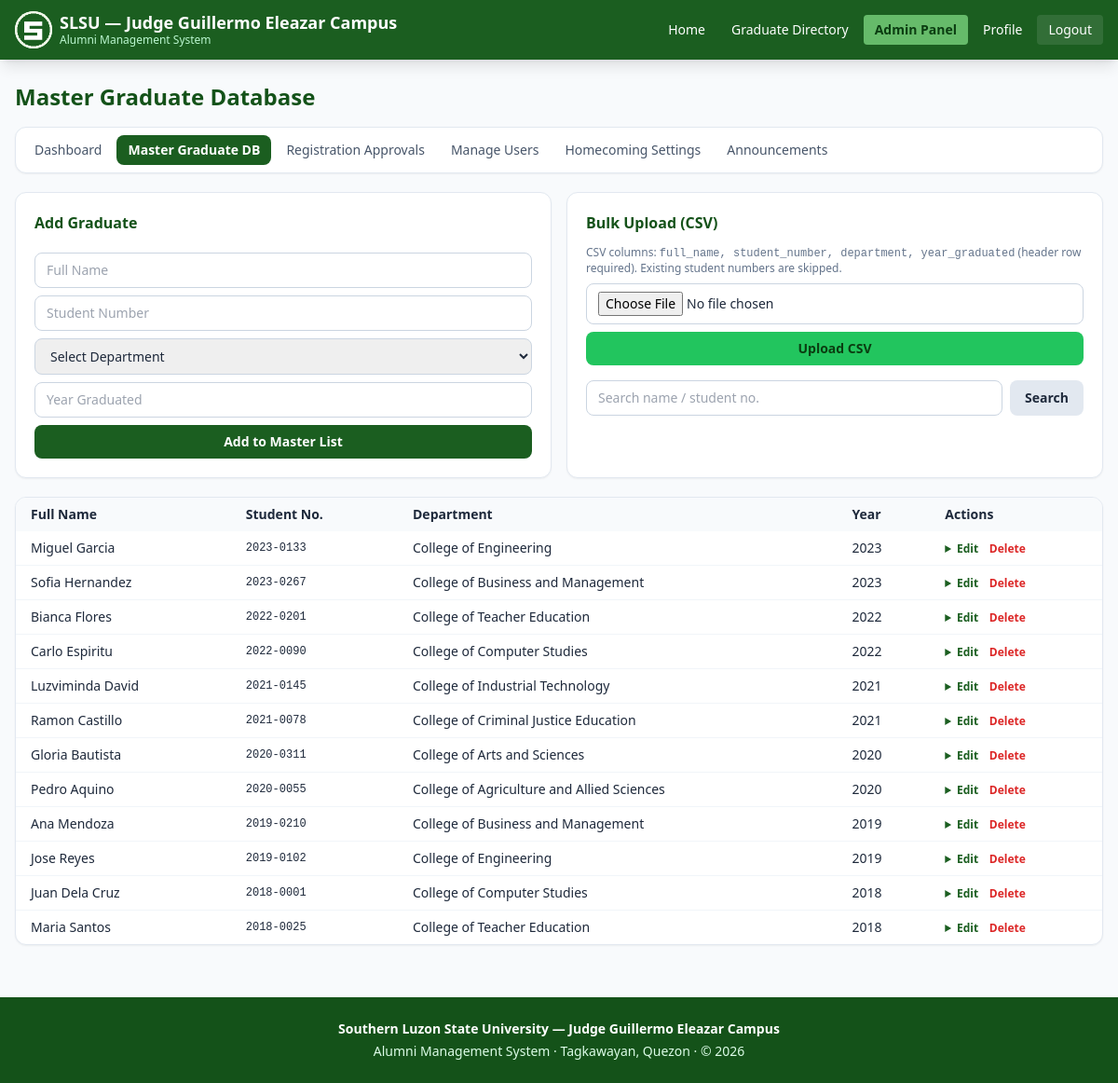
Page /admin/graduates (signed in) on the committed database.
### tables this page shows
CREATE TABLE graduate_master (
    id INTEGER PRIMARY KEY AUTOINCREMENT,
    full_name TEXT NOT NULL,
    student_number TEXT NOT NULL UNIQUE,
    department TEXT,
    year_graduated INTEGER,
    date_added TEXT NOT NULL,
    added_by_admin TEXT
);

### app.py (the view, shortened to what this page needs)
@app.route("/admin/graduates", methods=["GET", "POST"])
@admin_required
def admin_graduates():
    db = get_db()
    q = request.args.get("q", "").strip()
    sql = "SELECT * FROM graduate_master WHERE 1=1"
    params = []
    if q:
        sql += " AND (full_name LIKE ? OR student_number LIKE ?)"
        params += [f"%{q}%", f"%{q}%"]
    sql += " ORDER BY year_graduated DESC, full_name ASC LIMIT 500"
    graduates = db.execute(sql, params).fetchall()
    return render_template("admin/graduates.html", graduates=graduates, q=q, depts=distinct_departments())

### app.py (called while the page is built)
def get_db():
    if "db" not in g:
        g.db = sqlite3.connect(DATABASE)
        g.db.row_factory = sqlite3.Row
        g.db.execute("PRAGMA foreign_keys = ON")
    return g.db

def current_user():
    uid = session.get("user_id")
    if not uid:
        return None
    db = get_db()
    return db.execute("SELECT * FROM users WHERE id = ?", (uid,)).fetchone()

def admin_required(f):
    @wraps(f)
    def wrapper(*args, **kwargs):
        if not session.get("user_id") or not session.get("is_admin"):
            abort(403)
        return f(*args, **kwargs)
    return wrapper

def unread_count():
    user = current_user()
    if not user:
        return 0
    db = get_db()
    row = db.execute(
        "SELECT COUNT(*) AS c FROM notifications WHERE user_id = ? AND is_read = 0",
        (user["id"],),
    ).fetchone()
    return row["c"] if row else 0

def distinct_departments():
    db = get_db()
    rows = db.execute(
        "SELECT DISTINCT department FROM graduate_master WHERE department IS NOT NULL AND department != '' ORDER BY department"
    ).fetchall()
    depts = [r["department"] for r in rows]
    for d in DEPARTMENTS:
        if d not in depts:
            depts.append(d)
    return sorted(depts)

@app.context_processor
def inject_globals():
    return {
        "current_user": current_user(),
        "unread_count": unread_count(),
        "now_year": datetime.now().year,
        "REACTIONS": REACTIONS,  # [NEW] exposed to templates for reaction picker
    }

### templates/admin/graduates.html (shortened to what this page needs)
{% extends "base.html" %}
{% block content %}
<h1 class="text-2xl font-bold text-slsu-800 mb-4">Master Graduate Database</h1>
{% include "admin/_nav.html" %}
<div class="grid md:grid-cols-2 gap-4 mb-5">
  <div class="bg-white rounded-xl border border-slate-200 shadow-sm p-5">
    <h3 class="font-bold text-slsu-800 mb-3">Add Graduate</h3>
    <form method="post" class="space-y-2">
      <input name="full_name" required placeholder="Full Name" class="w-full border border-slate-300 rounded-lg px-3 py-2 text-sm">
      <input name="student_number" required placeholder="Student Number" class="w-full border border-slate-300 rounded-lg px-3 py-2 text-sm">
      <select name="department" class="w-full border border-slate-300 rounded-lg px-3 py-2 text-sm">
        <option value="">Select Department</option>
      </select>
      <input name="year_graduated" type="number" placeholder="Year Graduated" class="w-full border border-slate-300 rounded-lg px-3 py-2 text-sm">
      <button class="w-full py-2 bg-slsu-700 text-white rounded-lg text-sm font-semibold hover:bg-slsu-800">Add to Master List</button>
    </form>
  </div>
  <div class="bg-white rounded-xl border border-slate-200 shadow-sm p-5">
    <h3 class="font-bold text-slsu-800 mb-3">Bulk Upload (CSV)</h3>
    <p class="text-xs text-slate-500 mb-2">CSV columns: <code>full_name, student_number, department, year_graduated</code> (header row required). Existing student numbers are skipped.</p>
    <form method="post" action="{{ url_for('admin_graduates_upload') }}" enctype="multipart/form-data" class="space-y-2">
      <input type="file" name="file" accept=".csv" required class="w-full text-sm border border-slate-300 rounded-lg px-3 py-2">
      <button class="w-full py-2 bg-green-500 text-slsu-900 rounded-lg text-sm font-semibold hover:bg-slsu-400">Upload CSV</button>
    </form>
    <form method="get" class="mt-4 flex gap-2">
      <input name="q" value="{{ q }}" placeholder="Search name / student no." class="flex-1 border border-slate-300 rounded-lg px-3 py-2 text-sm">
      <button class="px-4 py-2 bg-slate-200 rounded-lg text-sm font-semibold">Search</button>
    </form>
  </div>
</div>
<div class="bg-white rounded-xl border border-slate-200 shadow-sm overflow-hidden">
  <table class="w-full text-sm">
    <thead class="bg-slate-50"><tr>
      <th class="text-left px-4 py-2">Full Name</th><th class="text-left px-4 py-2">Student No.</th>
      <th class="text-left px-4 py-2 hidden md:table-cell">Department</th><th class="text-left px-4 py-2">Year</th>
      <th class="text-left px-4 py-2">Actions</th>
    </tr></thead>
    <tbody class="divide-y divide-slate-100">
      {% for g in graduates %}
      <tr>
        <td class="px-4 py-2 font-medium">{{ g.full_name }}</td>
        <td class="px-4 py-2 font-mono text-xs">{{ g.student_number }}</td>
        <td class="px-4 py-2 hidden md:table-cell">{{ g.department or '—' }}</td>
        <td class="px-4 py-2">{{ g.year_graduated or '—' }}</td>
        <td class="px-4 py-2">
          <details class="inline-block">
            <summary class="cursor-pointer text-xs text-slsu-700 font-semibold hover:underline">Edit</summary>
          </details>
          <form method="post" action="{{ url_for('admin_graduate_delete', gid=g.id) }}" class="inline ml-2" onsubmit="return confirm('Delete this graduate record?')">
            <button class="text-xs text-red-600 font-semibold hover:underline">Delete</button>
          </form>
        </td>
      </tr>
      {% else %}
      <tr><td colspan="5" class="px-4 py-6 text-center text-slate-400">No records.</td></tr>
      {% endfor %}
    </tbody>
  </table>
</div>
{% endblock %}

### rows in the picture
graduate_master: full_name "Miguel Garcia", student_number "2023-0133", department "College of Engineering", year_graduated "2023"
graduate_master: full_name "Sofia Hernandez", student_number "2023-0267", department "College of Business and Management", year_graduated "2023"
graduate_master: full_name "Bianca Flores", student_number "2022-0201", department "College of Teacher Education", year_graduated "2022"
graduate_master: full_name "Carlo Espiritu", student_number "2022-0090", department "College of Computer Studies", year_graduated "2022"
graduate_master: full_name "Luzviminda David", student_number "2021-0145", department "College of Industrial Technology", year_graduated "2021"
graduate_master: full_name "Ramon Castillo", student_number "2021-0078", department "College of Criminal Justice Education", year_graduated "2021"
graduate_master: full_name "Gloria Bautista", student_number "2020-0311", department "College of Arts and Sciences", year_graduated "2020"
graduate_master: full_name "Pedro Aquino", student_number "2020-0055", department "College of Agriculture and Allied Sciences", year_graduated "2020"
graduate_master: full_name "Ana Mendoza", student_number "2019-0210", department "College of Business and Management", year_graduated "2019"
graduate_master: full_name "Jose Reyes", student_number "2019-0102", department "College of Engineering", year_graduated "2019"
graduate_master: full_name "Juan Dela Cruz", student_number "2018-0001", department "College of Computer Studies", year_graduated "2018"
graduate_master: full_name "Maria Santos", student_number "2018-0025", department "College of Teacher Education", year_graduated "2018"

### other values in the picture
{{ label }} "Dashboard" "Master Graduate DB" "Registration Approvals" "Manage Users" "Homecoming Settings" "Announcements"
